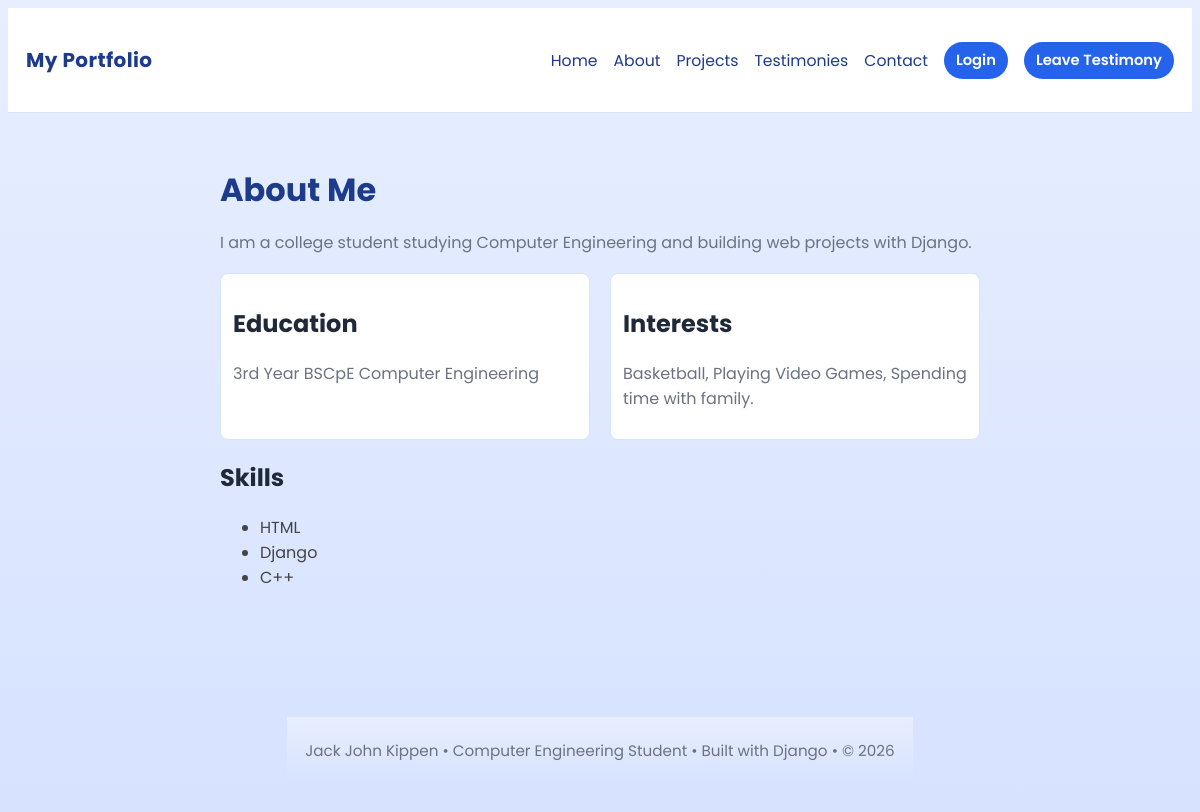
Page /about/ on the earlier database version.
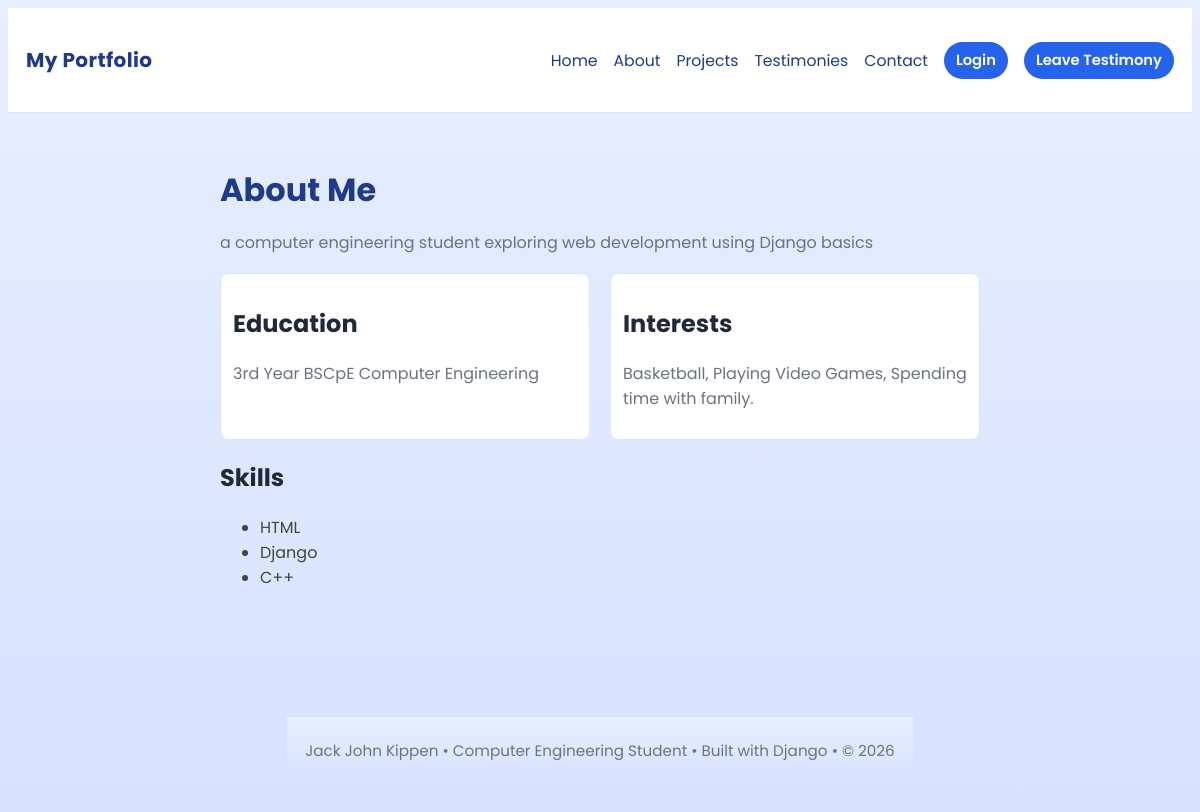
Same page on the later database version.
### quiz1/models.py (models this page shows, shortened)
class PersonalInformation(models.Model):
    first_name = models.CharField(max_length=100)
    middle_name = models.CharField(max_length=100, blank=True)
    last_name = models.CharField(max_length=100)
    summary = models.TextField()
    contact_number = models.CharField(max_length=20)
    email = models.EmailField()
    address = models.CharField(max_length=255)

### quiz1/views.py (the view)
# urls.py: path('about/', views.about, name='about'),
def about(request):
    profile = PersonalInformation.objects.first()
    return render(request, 'about.html', {'personal_info': profile})

### templates/about.html (shortened to what this page needs)
{% extends 'base.html' %}
{% block content %}
<div class="content">
  <h1>About Me</h1>
  <p>{% if personal_info %}{{ personal_info.summary }}{% else %}I am a college student studying Computer Engineering and building web projects with Django.{% endif %}</p>
  <div class="two" style="margin-top:18px;">
    <div class="box" style="flex:1">
      <h2>Education</h2>
      <p>3rd Year BSCpE Computer Engineering</p>
    </div>
    <div class="box" style="flex:1">
      <h2>Interests</h2>
      <p>Basketball, Playing Video Games, Spending time with family.</p>
    </div>
  </div>
  <div style="margin-top:18px">
    <h2>Skills</h2>
    <ul style="color:#444">
      <li>HTML</li>
      <li>Django</li>
      <li>C++</li>
    </ul>
  </div>
</div>
{% endblock %}

Differences in the rows shown:
added PersonalInformation: summary "a computer engineering student exploring web development using Django basics"
Other differences:
text no longer shown: "I am a college student studying Computer Engineering and building web projects with Django."
